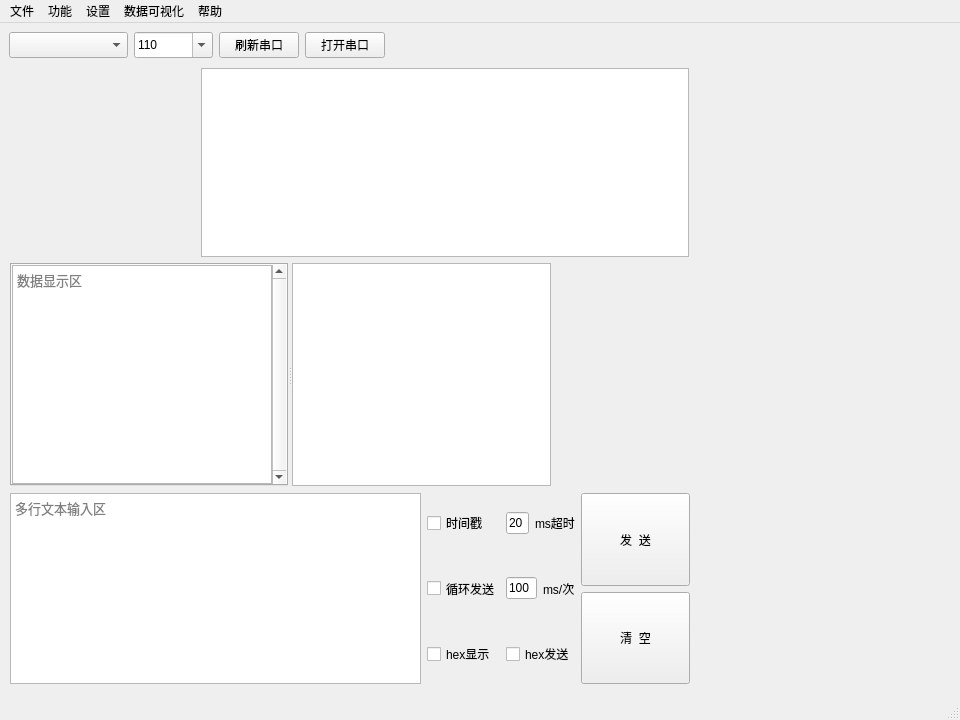
<?xml version="1.0" encoding="UTF-8"?>
<ui version="4.0">
 <class>MainWindow</class>
 <widget class="QMainWindow" name="MainWindow">
  <property name="geometry">
   <rect>
    <x>0</x>
    <y>0</y>
    <width>960</width>
    <height>720</height>
   </rect>
  </property>
  <property name="windowTitle">
   <string>串口调试助手</string>
  </property>
  <widget class="QWidget" name="centralWidget">
   <widget class="QWidget" name="widget_ctrl" native="true">
    <property name="geometry">
     <rect>
      <x>9</x>
      <y>9</y>
      <width>376</width>
      <height>30</height>
     </rect>
    </property>
    <layout class="QFormLayout" name="formLayout_3">
     <property name="horizontalSpacing">
      <number>6</number>
     </property>
     <property name="leftMargin">
      <number>0</number>
     </property>
     <property name="topMargin">
      <number>0</number>
     </property>
     <property name="rightMargin">
      <number>0</number>
     </property>
     <property name="bottomMargin">
      <number>0</number>
     </property>
     <item row="0" column="0" colspan="2">
      <layout class="QHBoxLayout" name="layout_ctrl" stretch="1,0,0,0">
       <item>
        <widget class="QComboBox" name="comList">
         <property name="sizePolicy">
          <sizepolicy hsizetype="Preferred" vsizetype="Preferred">
           <horstretch>0</horstretch>
           <verstretch>0</verstretch>
          </sizepolicy>
         </property>
         <property name="editable">
          <bool>false</bool>
         </property>
        </widget>
       </item>
       <item>
        <widget class="QComboBox" name="baudrateList">
         <property name="sizePolicy">
          <sizepolicy hsizetype="Preferred" vsizetype="Preferred">
           <horstretch>0</horstretch>
           <verstretch>0</verstretch>
          </sizepolicy>
         </property>
         <property name="editable">
          <bool>true</bool>
         </property>
         <property name="currentText">
          <string>110</string>
         </property>
         <item>
          <property name="text">
           <string>110</string>
          </property>
         </item>
         <item>
          <property name="text">
           <string>300</string>
          </property>
         </item>
         <item>
          <property name="text">
           <string>600</string>
          </property>
         </item>
         <item>
          <property name="text">
           <string>1200</string>
          </property>
         </item>
         <item>
          <property name="text">
           <string>2400</string>
          </property>
         </item>
         <item>
          <property name="text">
           <string>4800</string>
          </property>
         </item>
         <item>
          <property name="text">
           <string>9600</string>
          </property>
         </item>
         <item>
          <property name="text">
           <string>14400</string>
          </property>
         </item>
         <item>
          <property name="text">
           <string>19200</string>
          </property>
         </item>
         <item>
          <property name="text">
           <string>38400</string>
          </property>
         </item>
         <item>
          <property name="text">
           <string>57600</string>
          </property>
         </item>
         <item>
          <property name="text">
           <string>74880</string>
          </property>
         </item>
         <item>
          <property name="text">
           <string>115200</string>
          </property>
         </item>
         <item>
          <property name="text">
           <string>128000</string>
          </property>
         </item>
         <item>
          <property name="text">
           <string>230400</string>
          </property>
         </item>
         <item>
          <property name="text">
           <string>256000</string>
          </property>
         </item>
         <item>
          <property name="text">
           <string>460800</string>
          </property>
         </item>
         <item>
          <property name="text">
           <string>500000</string>
          </property>
         </item>
         <item>
          <property name="text">
           <string>512000</string>
          </property>
         </item>
         <item>
          <property name="text">
           <string>600000</string>
          </property>
         </item>
         <item>
          <property name="text">
           <string>921600</string>
          </property>
         </item>
         <item>
          <property name="text">
           <string>1000000</string>
          </property>
         </item>
         <item>
          <property name="text">
           <string>1500000</string>
          </property>
         </item>
         <item>
          <property name="text">
           <string>2000000</string>
          </property>
         </item>
        </widget>
       </item>
       <item>
        <widget class="QPushButton" name="refreshCom">
         <property name="sizePolicy">
          <sizepolicy hsizetype="Minimum" vsizetype="Preferred">
           <horstretch>0</horstretch>
           <verstretch>0</verstretch>
          </sizepolicy>
         </property>
         <property name="text">
          <string>刷新串口</string>
         </property>
         <property name="shortcut">
          <string>F5</string>
         </property>
        </widget>
       </item>
       <item>
        <widget class="QPushButton" name="comSwitch">
         <property name="sizePolicy">
          <sizepolicy hsizetype="Minimum" vsizetype="Preferred">
           <horstretch>0</horstretch>
           <verstretch>0</verstretch>
          </sizepolicy>
         </property>
         <property name="text">
          <string>打开串口</string>
         </property>
         <property name="checkable">
          <bool>true</bool>
         </property>
        </widget>
       </item>
      </layout>
     </item>
    </layout>
   </widget>
   <widget class="QWidget" name="widget_input" native="true">
    <property name="geometry">
     <rect>
      <x>10</x>
      <y>470</y>
      <width>680</width>
      <height>191</height>
     </rect>
    </property>
    <layout class="QFormLayout" name="formLayout_2">
     <property name="leftMargin">
      <number>0</number>
     </property>
     <property name="topMargin">
      <number>0</number>
     </property>
     <property name="rightMargin">
      <number>0</number>
     </property>
     <property name="bottomMargin">
      <number>0</number>
     </property>
     <item row="0" column="0" colspan="2">
      <layout class="QHBoxLayout" name="layout_input" stretch="15,1,4">
       <item>
        <widget class="QTextEdit" name="textEdit">
         <property name="sizePolicy">
          <sizepolicy hsizetype="Preferred" vsizetype="Preferred">
           <horstretch>0</horstretch>
           <verstretch>0</verstretch>
          </sizepolicy>
         </property>
         <property name="font">
          <font>
           <family>Consolas</family>
           <pointsize>10</pointsize>
          </font>
         </property>
         <property name="documentTitle">
          <string/>
         </property>
         <property name="html">
          <string>&lt;!DOCTYPE HTML PUBLIC &quot;-//W3C//DTD HTML 4.0//EN&quot; &quot;http://www.w3.org/TR/REC-html40/strict.dtd&quot;&gt;
&lt;html&gt;&lt;head&gt;&lt;meta name=&quot;qrichtext&quot; content=&quot;1&quot; /&gt;&lt;style type=&quot;text/css&quot;&gt;
p, li { white-space: pre-wrap; }
&lt;/style&gt;&lt;/head&gt;&lt;body style=&quot; font-family:'Consolas'; font-size:10pt; font-weight:400; font-style:normal;&quot;&gt;
&lt;p style=&quot;-qt-paragraph-type:empty; margin-top:0px; margin-bottom:0px; margin-left:0px; margin-right:0px; -qt-block-indent:0; text-indent:0px; font-family:'SimSun'; font-size:9pt;&quot;&gt;&lt;br /&gt;&lt;/p&gt;&lt;/body&gt;&lt;/html&gt;</string>
         </property>
         <property name="placeholderText">
          <string>多行文本输入区</string>
         </property>
        </widget>
       </item>
       <item>
        <widget class="QWidget" name="widget_option" native="true">
         <property name="sizePolicy">
          <sizepolicy hsizetype="Preferred" vsizetype="Preferred">
           <horstretch>0</horstretch>
           <verstretch>0</verstretch>
          </sizepolicy>
         </property>
         <layout class="QFormLayout" name="formLayout_5">
          <property name="leftMargin">
           <number>0</number>
          </property>
          <property name="topMargin">
           <number>0</number>
          </property>
          <property name="rightMargin">
           <number>0</number>
          </property>
          <property name="bottomMargin">
           <number>0</number>
          </property>
          <item row="0" column="0">
           <widget class="QCheckBox" name="timeStampCheckBox">
            <property name="sizePolicy">
             <sizepolicy hsizetype="Minimum" vsizetype="Expanding">
              <horstretch>0</horstretch>
              <verstretch>0</verstretch>
             </sizepolicy>
            </property>
            <property name="text">
             <string>时间戳</string>
            </property>
           </widget>
          </item>
          <item row="0" column="1">
           <layout class="QHBoxLayout" name="layout_timeout" stretch="0,0">
            <item>
             <widget class="QLineEdit" name="timeStampTimeOut">
              <property name="sizePolicy">
               <sizepolicy hsizetype="Expanding" vsizetype="Fixed">
                <horstretch>0</horstretch>
                <verstretch>0</verstretch>
               </sizepolicy>
              </property>
              <property name="text">
               <string>20</string>
              </property>
             </widget>
            </item>
            <item>
             <widget class="QLabel" name="label_ms">
              <property name="text">
               <string>ms超时</string>
              </property>
             </widget>
            </item>
           </layout>
          </item>
          <item row="1" column="0">
           <widget class="QCheckBox" name="cycleSendCheck">
            <property name="sizePolicy">
             <sizepolicy hsizetype="Minimum" vsizetype="Expanding">
              <horstretch>0</horstretch>
              <verstretch>0</verstretch>
             </sizepolicy>
            </property>
            <property name="text">
             <string>循环发送</string>
            </property>
           </widget>
          </item>
          <item row="1" column="1">
           <layout class="QHBoxLayout" name="layout_period_send" stretch="0,0">
            <property name="spacing">
             <number>6</number>
            </property>
            <property name="sizeConstraint">
             <enum>QLayout::SetDefaultConstraint</enum>
            </property>
            <item>
             <widget class="QLineEdit" name="sendInterval">
              <property name="sizePolicy">
               <sizepolicy hsizetype="Expanding" vsizetype="Fixed">
                <horstretch>0</horstretch>
                <verstretch>0</verstretch>
               </sizepolicy>
              </property>
              <property name="text">
               <string>100</string>
              </property>
             </widget>
            </item>
            <item>
             <widget class="QLabel" name="label_ms_per_time">
              <property name="text">
               <string>ms/次</string>
              </property>
             </widget>
            </item>
           </layout>
          </item>
          <item row="2" column="0">
           <widget class="QCheckBox" name="hexDisplay">
            <property name="sizePolicy">
             <sizepolicy hsizetype="Minimum" vsizetype="Expanding">
              <horstretch>0</horstretch>
              <verstretch>0</verstretch>
             </sizepolicy>
            </property>
            <property name="text">
             <string>hex显示</string>
            </property>
           </widget>
          </item>
          <item row="2" column="1">
           <widget class="QCheckBox" name="hexSend">
            <property name="sizePolicy">
             <sizepolicy hsizetype="Minimum" vsizetype="Expanding">
              <horstretch>0</horstretch>
              <verstretch>0</verstretch>
             </sizepolicy>
            </property>
            <property name="text">
             <string>hex发送</string>
            </property>
           </widget>
          </item>
         </layout>
        </widget>
       </item>
       <item>
        <widget class="QWidget" name="widget_send_clear" native="true">
         <layout class="QFormLayout" name="formLayout">
          <property name="verticalSpacing">
           <number>6</number>
          </property>
          <property name="leftMargin">
           <number>0</number>
          </property>
          <property name="topMargin">
           <number>0</number>
          </property>
          <property name="rightMargin">
           <number>0</number>
          </property>
          <property name="bottomMargin">
           <number>0</number>
          </property>
          <item row="0" column="0" colspan="2">
           <widget class="QPushButton" name="sendButton">
            <property name="sizePolicy">
             <sizepolicy hsizetype="Minimum" vsizetype="Expanding">
              <horstretch>0</horstretch>
              <verstretch>0</verstretch>
             </sizepolicy>
            </property>
            <property name="text">
             <string>发  送</string>
            </property>
            <property name="shortcut">
             <string>Ctrl+Return</string>
            </property>
            <property name="default">
             <bool>false</bool>
            </property>
            <property name="flat">
             <bool>false</bool>
            </property>
           </widget>
          </item>
          <item row="1" column="0" colspan="2">
           <widget class="QPushButton" name="clearWindows">
            <property name="sizePolicy">
             <sizepolicy hsizetype="Minimum" vsizetype="Expanding">
              <horstretch>0</horstretch>
              <verstretch>0</verstretch>
             </sizepolicy>
            </property>
            <property name="text">
             <string>清  空</string>
            </property>
            <property name="shortcut">
             <string>Ctrl+Del</string>
            </property>
           </widget>
          </item>
         </layout>
        </widget>
       </item>
      </layout>
     </item>
    </layout>
   </widget>
   <widget class="QSplitter" name="splitter_visulize">
    <property name="geometry">
     <rect>
      <x>9</x>
      <y>45</y>
      <width>680</width>
      <height>189</height>
     </rect>
    </property>
    <property name="sizePolicy">
     <sizepolicy hsizetype="Preferred" vsizetype="Preferred">
      <horstretch>0</horstretch>
      <verstretch>0</verstretch>
     </sizepolicy>
    </property>
    <property name="orientation">
     <enum>Qt::Horizontal</enum>
    </property>
    <property name="handleWidth">
     <number>1</number>
    </property>
    <widget class="MyQCustomPlot" name="customPlot" native="true">
     <property name="sizePolicy">
      <sizepolicy hsizetype="Preferred" vsizetype="Preferred">
       <horstretch>0</horstretch>
       <verstretch>1</verstretch>
      </sizepolicy>
     </property>
     <property name="baseSize">
      <size>
       <width>0</width>
       <height>0</height>
      </size>
     </property>
    </widget>
    <widget class="QTableWidget" name="valueDisplay">
     <property name="sizePolicy">
      <sizepolicy hsizetype="Preferred" vsizetype="Preferred">
       <horstretch>0</horstretch>
       <verstretch>0</verstretch>
      </sizepolicy>
     </property>
     <property name="contextMenuPolicy">
      <enum>Qt::CustomContextMenu</enum>
     </property>
    </widget>
   </widget>
   <widget class="QSplitter" name="splitter_display">
    <property name="geometry">
     <rect>
      <x>10</x>
      <y>240</y>
      <width>541</width>
      <height>223</height>
     </rect>
    </property>
    <property name="orientation">
     <enum>Qt::Horizontal</enum>
    </property>
    <widget class="QTabWidget" name="tabWidget">
     <property name="currentIndex">
      <number>0</number>
     </property>
     <property name="tabsClosable">
      <bool>true</bool>
     </property>
     <property name="movable">
      <bool>true</bool>
     </property>
     <property name="tabBarAutoHide">
      <bool>true</bool>
     </property>
     <widget class="QWidget" name="main">
      <attribute name="title">
       <string>main</string>
      </attribute>
      <layout class="QFormLayout" name="formLayout_4">
       <property name="horizontalSpacing">
        <number>0</number>
       </property>
       <property name="verticalSpacing">
        <number>0</number>
       </property>
       <property name="leftMargin">
        <number>0</number>
       </property>
       <property name="topMargin">
        <number>0</number>
       </property>
       <property name="rightMargin">
        <number>0</number>
       </property>
       <property name="bottomMargin">
        <number>0</number>
       </property>
       <item row="0" column="0" colspan="2">
        <layout class="QHBoxLayout" name="layout_textBrowser">
         <property name="spacing">
          <number>0</number>
         </property>
         <item>
          <widget class="QPlainTextEdit" name="textBrowser">
           <property name="font">
            <font>
             <family>Consolas</family>
             <pointsize>10</pointsize>
            </font>
           </property>
           <property name="contextMenuPolicy">
            <enum>Qt::CustomContextMenu</enum>
           </property>
           <property name="autoFillBackground">
            <bool>false</bool>
           </property>
           <property name="readOnly">
            <bool>true</bool>
           </property>
           <property name="placeholderText">
            <string>数据显示区</string>
           </property>
          </widget>
         </item>
         <item>
          <widget class="QScrollBar" name="textBrowserScrollBar">
           <property name="maximum">
            <number>0</number>
           </property>
           <property name="orientation">
            <enum>Qt::Vertical</enum>
           </property>
          </widget>
         </item>
        </layout>
       </item>
      </layout>
     </widget>
    </widget>
    <widget class="QListWidget" name="multiString">
     <property name="font">
      <font>
       <family>Consolas</family>
       <pointsize>10</pointsize>
      </font>
     </property>
     <property name="contextMenuPolicy">
      <enum>Qt::CustomContextMenu</enum>
     </property>
    </widget>
   </widget>
  </widget>
  <widget class="QStatusBar" name="statusBar"/>
  <widget class="QMenuBar" name="menuBar">
   <property name="geometry">
    <rect>
     <x>0</x>
     <y>0</y>
     <width>960</width>
     <height>26</height>
    </rect>
   </property>
   <widget class="QMenu" name="settings">
    <property name="title">
     <string>设置</string>
    </property>
    <widget class="QMenu" name="textCode">
     <property name="title">
      <string>编码规则</string>
     </property>
     <addaction name="actionGBK"/>
     <addaction name="actionUTF8"/>
    </widget>
    <widget class="QMenu" name="enterStyle">
     <property name="title">
      <string>回车样式</string>
     </property>
     <addaction name="action_winLikeEnter"/>
     <addaction name="action_unixLikeEnter"/>
    </widget>
    <addaction name="actionCOM_Config"/>
    <addaction name="textCode"/>
    <addaction name="enterStyle"/>
    <addaction name="actionKeyWordHighlight"/>
    <addaction name="separator"/>
    <addaction name="actionResetDefaultConfig"/>
    <addaction name="actionFontSetting"/>
    <addaction name="actionBackGroundColorSetting"/>
   </widget>
   <widget class="QMenu" name="help">
    <property name="title">
     <string>帮助</string>
    </property>
    <addaction name="actionManual"/>
    <addaction name="actionUsageStatistic"/>
    <addaction name="actionUpdate"/>
    <addaction name="actionAbout"/>
   </widget>
   <widget class="QMenu" name="file">
    <property name="title">
     <string>文件</string>
    </property>
    <addaction name="actionSaveOriginData"/>
    <addaction name="actionOpenOriginData"/>
    <addaction name="separator"/>
    <addaction name="actionSaveShowedData"/>
    <addaction name="separator"/>
    <addaction name="actionSavePlotData"/>
    <addaction name="actionSavePlotAsPicture"/>
    <addaction name="separator"/>
    <addaction name="actionSendFile"/>
   </widget>
   <widget class="QMenu" name="function">
    <property name="title">
     <string>功能</string>
    </property>
    <addaction name="actionMultiString"/>
    <addaction name="actionSTM32_ISP"/>
    <addaction name="actionPopupHotkey"/>
   </widget>
   <widget class="QMenu" name="plotter">
    <property name="title">
     <string>数据可视化</string>
    </property>
    <widget class="QMenu" name="protocol">
     <property name="title">
      <string>协议类型</string>
     </property>
     <addaction name="actionAscii"/>
     <addaction name="actionFloat"/>
     <addaction name="actionSumCheck"/>
    </widget>
    <widget class="QMenu" name="setting">
     <property name="title">
      <string>设置</string>
     </property>
     <widget class="QMenu" name="lineStyle_2">
      <property name="title">
       <string>线型</string>
      </property>
      <addaction name="actionLinePlot"/>
      <addaction name="actionScatterLinePlot"/>
      <addaction name="actionScatterPlot"/>
     </widget>
     <addaction name="lineStyle_2"/>
     <addaction name="actionAutoRefreshYAxis"/>
     <addaction name="actionOpenGL"/>
     <addaction name="separator"/>
    </widget>
    <addaction name="actionPlotterSwitch"/>
    <addaction name="setting"/>
    <addaction name="separator"/>
    <addaction name="actionValueDisplay"/>
    <addaction name="separator"/>
    <addaction name="protocol"/>
    <addaction name="separator"/>
    <addaction name="actiondebug"/>
   </widget>
   <addaction name="file"/>
   <addaction name="function"/>
   <addaction name="settings"/>
   <addaction name="plotter"/>
   <addaction name="help"/>
  </widget>
  <action name="actionAbout">
   <property name="text">
    <string>关于</string>
   </property>
   <property name="shortcut">
    <string>F4</string>
   </property>
  </action>
  <action name="actionUpdate">
   <property name="text">
    <string>检查更新</string>
   </property>
   <property name="shortcut">
    <string>F3</string>
   </property>
  </action>
  <action name="actionCOM_Config">
   <property name="text">
    <string>串口设置</string>
   </property>
   <property name="toolTip">
    <string>串口设置</string>
   </property>
  </action>
  <action name="actionManual">
   <property name="text">
    <string>使用教程</string>
   </property>
   <property name="toolTip">
    <string>使用教程</string>
   </property>
   <property name="shortcut">
    <string>F1</string>
   </property>
  </action>
  <action name="actionSaveOriginData">
   <property name="text">
    <string>保存原始数据</string>
   </property>
   <property name="toolTip">
    <string>保存所有字符</string>
   </property>
   <property name="shortcut">
    <string>Ctrl+S</string>
   </property>
  </action>
  <action name="actionOpenOriginData">
   <property name="text">
    <string>打开原始数据</string>
   </property>
   <property name="toolTip">
    <string>读取原始数据</string>
   </property>
   <property name="shortcut">
    <string>Ctrl+O</string>
   </property>
  </action>
  <action name="actionUTF8">
   <property name="checkable">
    <bool>true</bool>
   </property>
   <property name="text">
    <string>UTF8</string>
   </property>
  </action>
  <action name="action_winLikeEnter">
   <property name="checkable">
    <bool>true</bool>
   </property>
   <property name="text">
    <string>\r\n</string>
   </property>
  </action>
  <action name="action_unixLikeEnter">
   <property name="checkable">
    <bool>true</bool>
   </property>
   <property name="text">
    <string>\n</string>
   </property>
  </action>
  <action name="actionSaveShowedData">
   <property name="text">
    <string>保存显示数据</string>
   </property>
   <property name="toolTip">
    <string>保存可见字符</string>
   </property>
  </action>
  <action name="actionSTM32_ISP">
   <property name="enabled">
    <bool>true</bool>
   </property>
   <property name="text">
    <string>STM32-ISP</string>
   </property>
  </action>
  <action name="actionMultiString">
   <property name="checkable">
    <bool>true</bool>
   </property>
   <property name="checked">
    <bool>true</bool>
   </property>
   <property name="text">
    <string>多字符串</string>
   </property>
  </action>
  <action name="actionPlotterSwitch">
   <property name="checkable">
    <bool>true</bool>
   </property>
   <property name="checked">
    <bool>true</bool>
   </property>
   <property name="text">
    <string>绘图器</string>
   </property>
   <property name="iconVisibleInMenu">
    <bool>true</bool>
   </property>
  </action>
  <action name="actionAscii">
   <property name="checkable">
    <bool>true</bool>
   </property>
   <property name="checked">
    <bool>true</bool>
   </property>
   <property name="text">
    <string>Ascii</string>
   </property>
  </action>
  <action name="actionFloat">
   <property name="checkable">
    <bool>true</bool>
   </property>
   <property name="text">
    <string>Float</string>
   </property>
  </action>
  <action name="actionLinePlot">
   <property name="checkable">
    <bool>true</bool>
   </property>
   <property name="checked">
    <bool>true</bool>
   </property>
   <property name="text">
    <string>线图</string>
   </property>
  </action>
  <action name="actionScatterLinePlot">
   <property name="checkable">
    <bool>true</bool>
   </property>
   <property name="text">
    <string>点线图</string>
   </property>
  </action>
  <action name="actionScatterPlot">
   <property name="checkable">
    <bool>true</bool>
   </property>
   <property name="text">
    <string>散点图</string>
   </property>
  </action>
  <action name="actiondebug">
   <property name="checkable">
    <bool>true</bool>
   </property>
   <property name="text">
    <string>绘图测试</string>
   </property>
   <property name="toolTip">
    <string>绘图测试</string>
   </property>
   <property name="statusTip">
    <string>请短接Tx和Rx后使用。</string>
   </property>
   <property name="whatsThis">
    <string/>
   </property>
  </action>
  <action name="actionResetDefaultConfig">
   <property name="checkable">
    <bool>true</bool>
   </property>
   <property name="text">
    <string>恢复默认设置</string>
   </property>
  </action>
  <action name="actionSavePlotData">
   <property name="text">
    <string>保存曲线数据</string>
   </property>
  </action>
  <action name="actionSavePlotAsPicture">
   <property name="text">
    <string>保存曲线图片</string>
   </property>
  </action>
  <action name="actionKeyWordHighlight">
   <property name="checkable">
    <bool>true</bool>
   </property>
   <property name="checked">
    <bool>true</bool>
   </property>
   <property name="text">
    <string>关键字高亮</string>
   </property>
  </action>
  <action name="actionUsageStatistic">
   <property name="text">
    <string>使用统计</string>
   </property>
   <property name="shortcut">
    <string>F2</string>
   </property>
  </action>
  <action name="actionSendFile">
   <property name="text">
    <string>发送文件</string>
   </property>
  </action>
  <action name="actionGBK">
   <property name="checkable">
    <bool>true</bool>
   </property>
   <property name="checked">
    <bool>false</bool>
   </property>
   <property name="text">
    <string>GBK</string>
   </property>
  </action>
  <action name="actionValueDisplay">
   <property name="checkable">
    <bool>true</bool>
   </property>
   <property name="text">
    <string>数值显示器</string>
   </property>
  </action>
  <action name="actionAutoRefreshYAxis">
   <property name="checkable">
    <bool>true</bool>
   </property>
   <property name="checked">
    <bool>true</bool>
   </property>
   <property name="text">
    <string>自动刷新Y轴</string>
   </property>
  </action>
  <action name="actionOpenGL">
   <property name="checkable">
    <bool>true</bool>
   </property>
   <property name="text">
    <string>GPU加速</string>
   </property>
  </action>
  <action name="actionFontSetting">
   <property name="text">
    <string>字体设置</string>
   </property>
  </action>
  <action name="actionBackGroundColorSetting">
   <property name="text">
    <string>背景色设置</string>
   </property>
  </action>
  <action name="actionSumCheck">
   <property name="checkable">
    <bool>true</bool>
   </property>
   <property name="text">
    <string>和校验</string>
   </property>
   <property name="toolTip">
    <string>和校验</string>
   </property>
  </action>
  <action name="actionPopupHotkey">
   <property name="text">
    <string>全局弹出热键</string>
   </property>
  </action>
 </widget>
 <layoutdefault spacing="6" margin="11"/>
 <customwidgets>
  <customwidget>
   <class>MyQCustomPlot</class>
   <extends>QWidget</extends>
   <header>myqcustomplot.h</header>
   <container>1</container>
  </customwidget>
 </customwidgets>
 <resources/>
 <connections/>
</ui>
